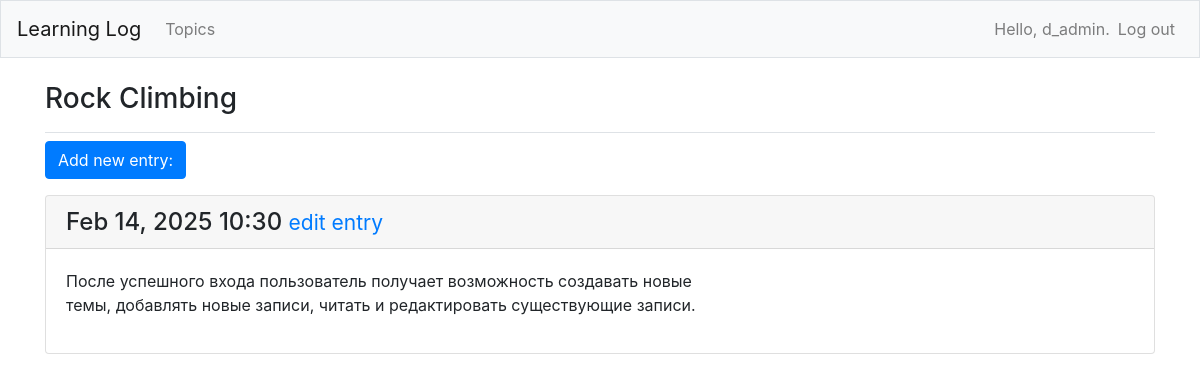
The page /topics/2/ (signed in) on the database its author committed.
### learning_logs/models.py (models this page shows, shortened)
class Topic(models.Model): # Класс Topic наследует от Model (родительского класса, включенного в Django).
    text = models.CharField(max_length=200)
    date_added = models.DateTimeField(auto_now_add=True)
    owner = models.ForeignKey(User, on_delete=models.CASCADE)
    def __str__(self):
        return self.text

class Entry(models.Model):
    topic = models.ForeignKey(Topic, on_delete=models.CASCADE)
    text = models.TextField() # здесь не требуется ограничение длины
    date_added = models.DateTimeField(auto_now_add=True)
    class Meta:
        verbose_name_plural = 'entries'

### learning_logs/views.py (the view)
# urls.py: path('topics/<int:topic_id>/', views.topic, name='topic'),
@login_required
def topic(request, topic_id):
    topic = Topic.objects.get(id=topic_id)
    check_topic_owner(topic, request.user)
    entries = topic.entry_set.order_by('-date_added')
    context = {'topic': topic, 'entries': entries}
    return render(request, 'learning_logs/topic.html', context)

### learning_logs/views.py (called while the page is built)
def check_topic_owner(topic, user):
    if topic.owner != user:
        raise Http404

### learning_logs/templates/learning_logs/topic.html
{% extends 'learning_logs/base.html' %}
{% block page_header %}
  <h3>{{ topic }}</h3>
{% endblock page_header %}
{% block content %}
  <p>
    <a class="btn btn-primary" href="{% url 'learning_logs:new_entry' topic.id %}">Add new entry:</a>
  </p>
  {% for entry in entries %}
    <div class="card mb-3">
      <h4 class="card-header">
        {{ entry.date_added|date:'M d, Y H:i' }}
        <small><a href="{% url 'learning_logs:edit_entry' entry.id %}">
          edit entry</a></small>
      </h4>
      <div class="card-body">
        {{ entry.text|linebreaks }}
      </div>
    </div>
  {% empty %}
    <p>There are no enrties for this topic yet.</p>
  {% endfor %}
{% endblock content %}

### learning_logs/templates/learning_logs/base.html (shortened to what this page needs)
{% load bootstrap4 %}
<!doctype html>
<html lang="en">
  <head>
    {% bootstrap_css %}
  </head>
  <body>
    <nav class="navbar navbar-expand-md navbar-light bg-light mb-4 border">
      <a class="navbar-brand" href="{% url 'learning_logs:index' %}">
        Learning Log</a>
      <div class="collapse navbar-collapse" id="navbarCollapse">
        <ul class="navbar-nav mr-auto">
          <li class="nav-item">
            <a class="nav-link" href="{% url 'learning_logs:topics' %}">
              Topics</a></li>
        </ul>
        <ul class="navbar-nav ml-auto">
          {% if user.is_authenticated %}
            <li class="nav-item">
              <span class="navbar-text">Hello, {{ user.username }}.</span>
            </li>
            <li class="nav-item">
              <form method="post" action="{% url 'users:logout' %}">
                <button name="submit" class="nav-link btn btn-link"
                  style="display:inline; border:none; background:none;
                  cursor:pointer;">
                  Log out
                </button>
              </form>
            </li>
          {% else %}
            <li class="nav-item">
              <a class="nav-link" href="{% url 'users:register' %}">Register</a>
            </li>
            <li class="nav-item">
              <a class="nav-link" href="{% url 'users:login' %}">Log in</a></li>
          {% endif %}
        </ul>
      </div>
    </nav>
    <main role="main" class="container">
      <div class="pb-2 mb-2 border-bottom">
        {% block page_header %}{% endblock page_header %}
      </div>
      <div>
        {% block content %}{% endblock content %}
      </div>
    </main>
  </body>
</html>

### rows shown on the page
Topic: text "Rock Climbing"
Entry: date_added "Feb 14, 2025 10:30", text "После успешного входа пользователь получает возможность создавать новые темы, добавлять новые записи, читать и редактировать существующие записи."

### other values the page prints
{{ user.username }} "d_admin"
